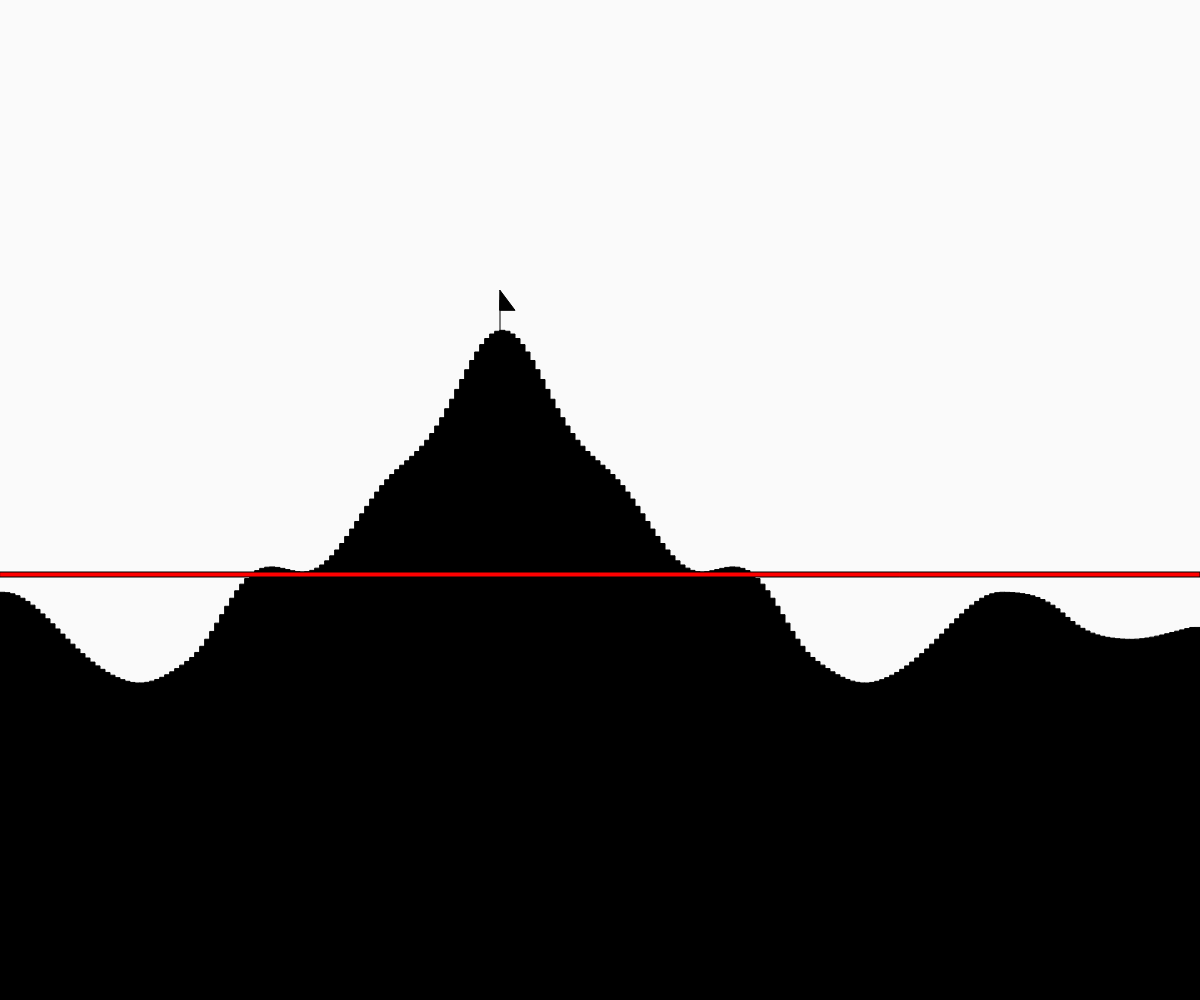
Frame 1 (no input)
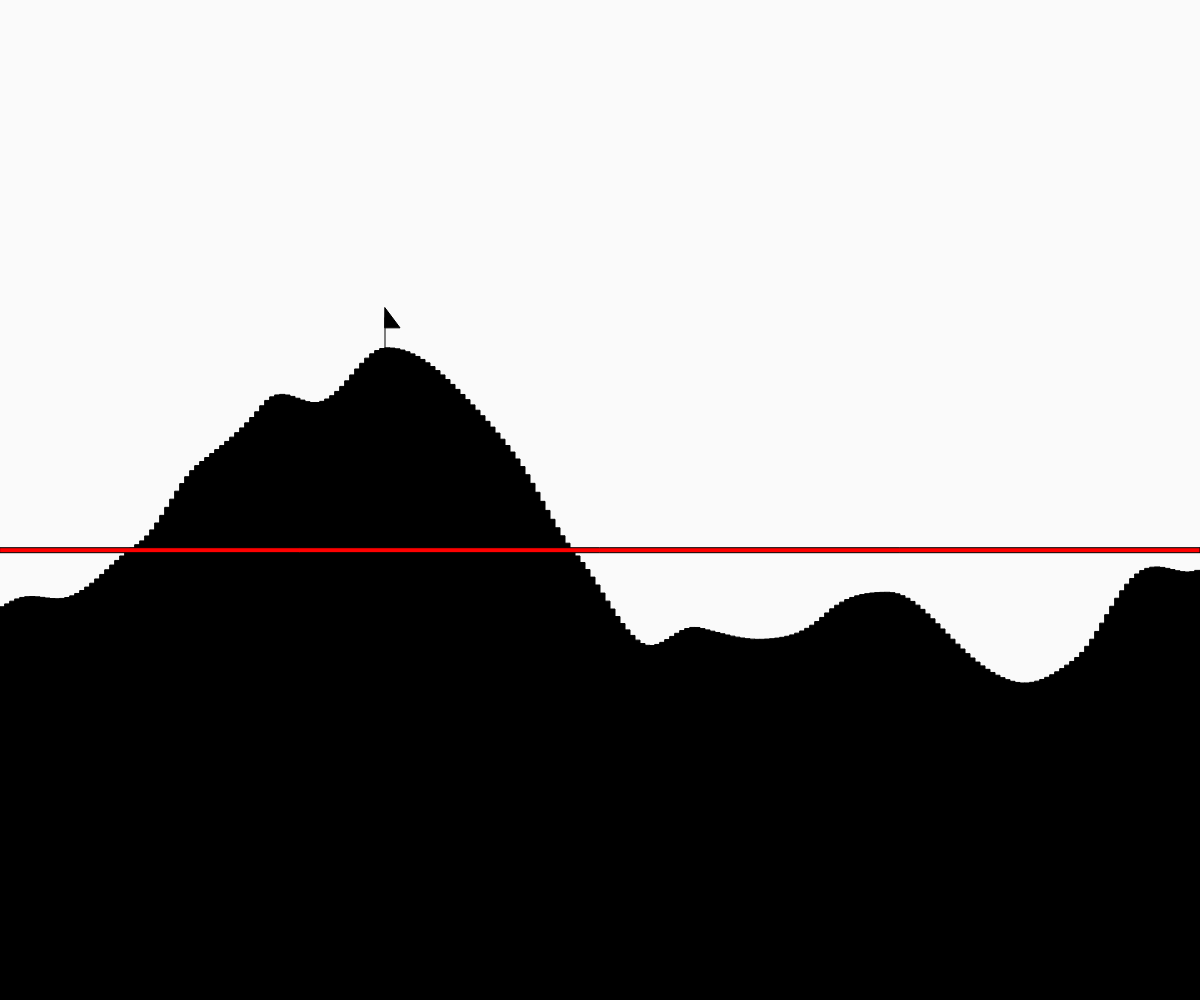
Frame 60 (no input)
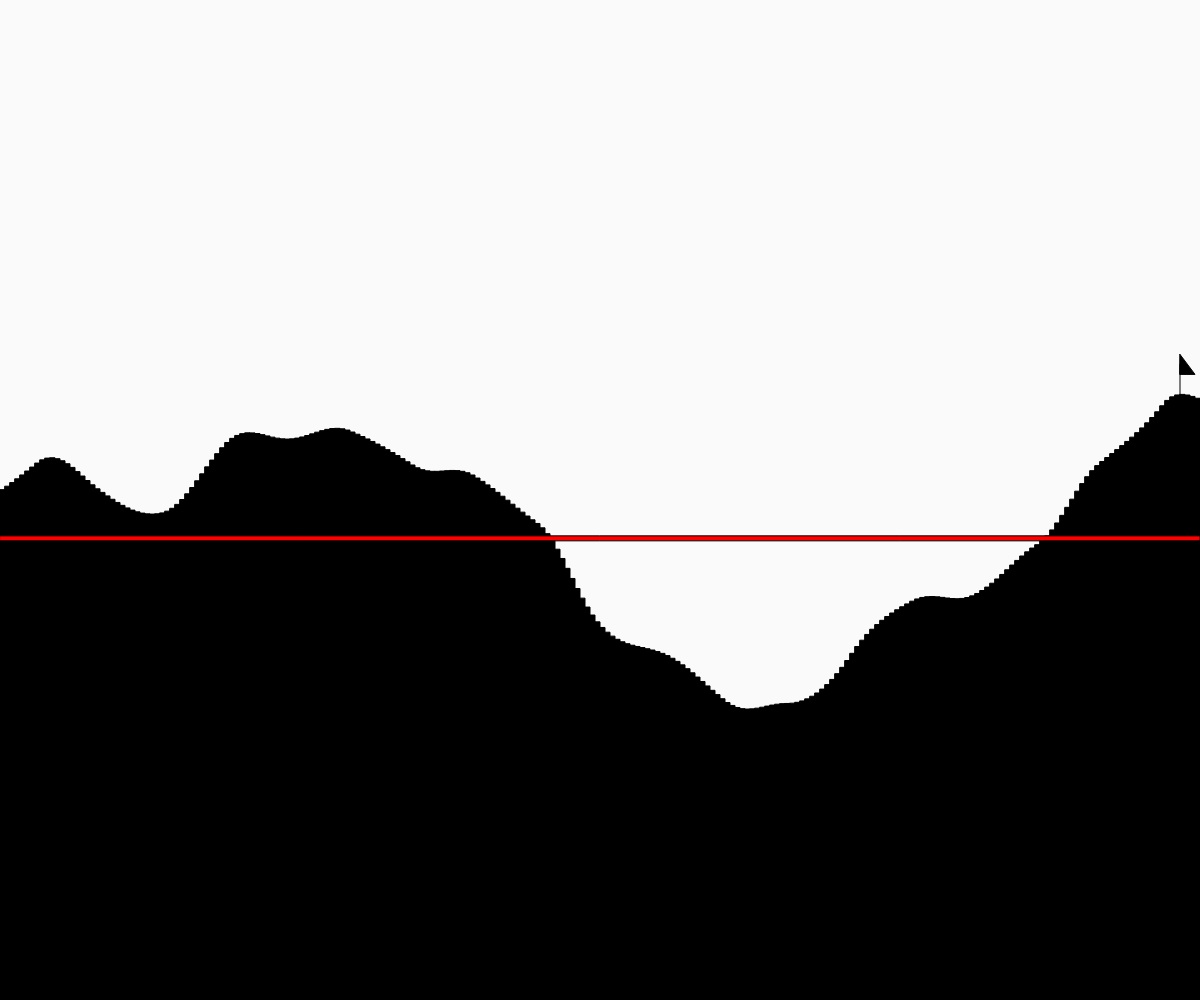
Frame 120 (the mouse pressed at the canvas centre since frame 60)

The p5.js sketch that drew these frames (run headless with seeded random() and noise() and a simulated clock; from frame 60 on, the mouse is pressed at the canvas centre):

// p5.js sketch
// ── sketch.js
// Perlin Noise Project (Terrain Generation)
// Nancy Yang
// March 22, 2024
// Generate terrains by using noise function, find the highest peak, and draw the average line

let rectWidth = 5; 
let heightTime = 0;
let averageHeight = 0;
let heightShift = 1;  


function setup() {
  createCanvas(windowWidth, windowHeight);
  rectMode(CORNERS);
  background(255);
  generateTerrain(); 
}

function generateTerrain(){
  let topHeight = 0;
  let topX = 0;
  let totalHeight = 0; 
  let rectCount = 0;

  // Generate a smoother terrain by using noise function
  fill(0);
  for (let x = 0; x < width; x += rectWidth){
    rectHeight = noise(heightTime);
    rectHeight = map(rectHeight, 0, 1, 0, height);
    rect(x, height, rectWidth+x, height - rectHeight);
    heightTime += 0.01;
    
    // Find the highest peak
    if (topHeight < rectHeight){
      topHeight = rectHeight;
      topX = x;
    }
    // Determine the average height
    totalHeight += rectHeight;
    rectCount += 1; 
  }
  averageHeight = totalHeight/ rectCount;
  drawAverage(); 
  drawFlag(topX, height-topHeight);
}

// Makes the screen scroll from left to right
function draw() {
  background(250);
  heightTime = 0 - heightShift;
  heightShift += 0.03;
  generateTerrain();
}

// Press right arrow to increase the width of the rectangles and left arrow to decrease the width
function keyPressed() {
  if (keyCode === LEFT_ARROW) {
    if (rectWidth > 1){
    rectWidth -= 1;
    clear();
    generateTerrain();
    }
  }
  else if (keyCode === RIGHT_ARROW) {
    rectWidth += 1;
    clear();
    generateTerrain();
  }
}

// Draw a flag
function drawFlag(x,y){
  fill(0);
  line(x, y, x, y-30);
  triangle(x, y-20, x+15, y-20, x, y-40);
}

// Draw the average line
function drawAverage(){
  fill(255, 0, 0);
  rect(0, height-averageHeight, width, height-averageHeight + 5);
}
